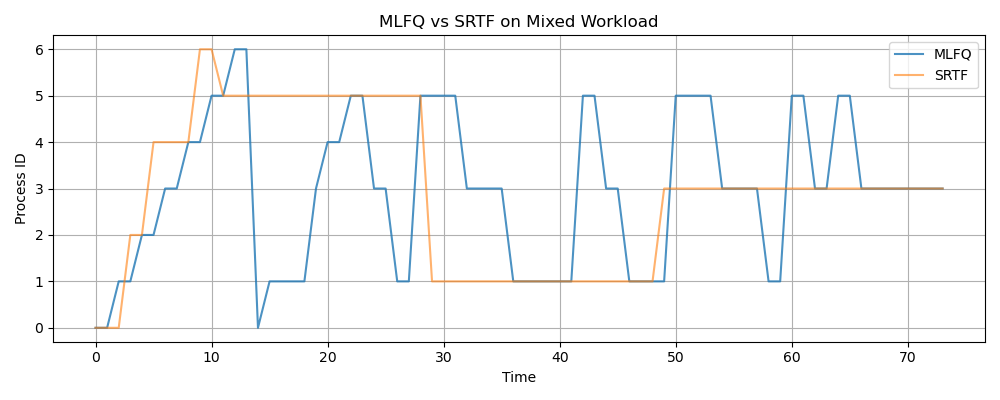

This chart was generated by the following Python code:

from collections import deque
import matplotlib.pyplot as plt

bursts = [3, 20, 2, 25, 4, 18, 2]
arrivals = [0, 0, 2, 3, 5, 7, 9]
quantums = [2, 4, 8]
boost_interval = 20

def simulate(method):
    remaining = bursts.copy()
    finish = [0] * len(bursts)
    queues = [deque(), deque(), deque()]
    timeline = []
    time = 0

    while any(x > 0 for x in remaining):
        for i in range(len(bursts)):
            if arrivals[i] == time:
                queues[0].append(i)

        if method == "MLFQ" and time > 0 and time % boost_interval == 0:
            active = []
            for queue in queues:
                active.extend(queue)
                queue.clear()
            queues[0].extend(active)

        if method == "SRTF":
            ready = [
                i for i in range(len(bursts))
                if arrivals[i] <= time and remaining[i] > 0
            ]
            if not ready:
                timeline.append(-1)
                time += 1
                continue

            pid = min(ready, key=lambda i: remaining[i])
            remaining[pid] -= 1
            timeline.append(pid)
            time += 1

            if remaining[pid] == 0:
                finish[pid] = time
        else:
            if not any(queues):
                timeline.append(-1)
                time += 1
                continue

            level = next(i for i in range(3) if queues[i])
            pid = queues[level].popleft()
            used = 0

            while used < quantums[level] and remaining[pid] > 0:
                remaining[pid] -= 1
                timeline.append(pid)
                time += 1
                used += 1

                for i in range(len(bursts)):
                    if arrivals[i] == time:
                        queues[0].append(i)

                if time % boost_interval == 0:
                    break

            if remaining[pid] == 0:
                finish[pid] = time
            elif time % boost_interval == 0:
                queues[level].append(pid)
            else:
                queues[min(level + 1, 2)].append(pid)

    turnaround = [
        finish[i] - arrivals[i] for i in range(len(bursts))
    ]

    return sum(turnaround) / len(turnaround), timeline

mlfq_time, mlfq_timeline = simulate("MLFQ")
srtf_time, srtf_timeline = simulate("SRTF")

print("MLFQ average turnaround:", round(mlfq_time, 2))
print("SRTF average turnaround:", round(srtf_time, 2))

plt.figure(figsize=(10, 4))
plt.plot(mlfq_timeline, label="MLFQ", alpha=0.8)
plt.plot(srtf_timeline, label="SRTF", alpha=0.6)
plt.xlabel("Time")
plt.ylabel("Process ID")
plt.title("MLFQ vs SRTF on Mixed Workload")
plt.legend()
plt.grid(True)
plt.tight_layout()
plt.savefig("mixed_workload.png")
plt.show()
